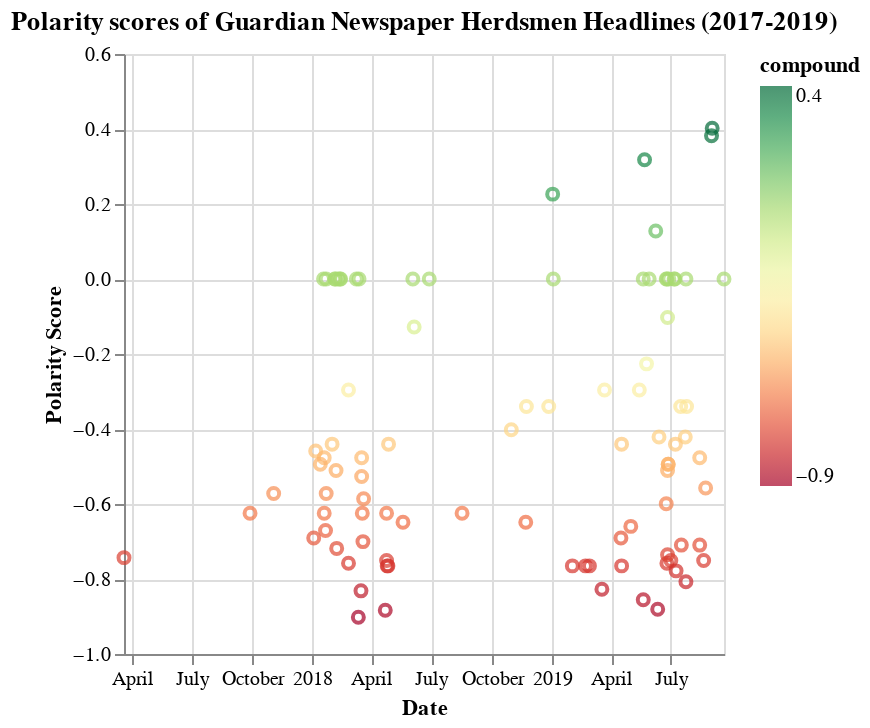

The cell this chart's notebook holds for it:
### Code cell
scatter = alt.Chart(df.sample(n=95, random_state=1)).mark_point().encode(
    alt.X("DATE OF REPORT", axis=alt.Axis(title="Date")),
    y=alt.Y('compound', axis=alt.Axis(title="Polarity Score")),
    color=alt.Color('compound:Q', scale=alt.Scale(scheme='redyellowgreen')), 
    tooltip=['HEADLINE','compound:Q', 'DATE OF REPORT']
).properties(
    title="Polarity scores of Guardian Newspaper Herdsmen Headlines (2017-2019)"
)

scatter

### Figure 1 — Vega-Lite specification as saved in the notebook (floating-point values rounded to 4 significant figures)
{"config": {"view": {"continuousWidth": 300, "continuousHeight": 300}}, "data": {"name": "data-f060541672efb8c9cf2f92bf53c99c14"}, "mark": {"type": "point"}, "encoding": {"color": {"field": "compound", "scale": {"scheme": "redyellowgreen"}, "type": "quantitative"}, "tooltip": [{"field": "HEADLINE", "type": "nominal"}, {"field": "compound", "type": "quantitative"}, {"field": "DATE OF REPORT", "type": "temporal"}], "x": {"axis": {"title": "Date"}, "field": "DATE OF REPORT", "type": "temporal"}, "y": {"axis": {"title": "Polarity Score"}, "field": "compound", "type": "quantitative"}}, "title": "Polarity scores of Guardian Newspaper Herdsmen Headlines (2017-2019)", "$schema": "https://vega.github.io/schema/vega-lite/v5.15.1.json", "datasets": {"data-f060541672efb8c9cf2f92bf53c99c14": [{"neg": 0.0, "neu": 1.0, "pos": 0.0, "compound": 0.0, "DATE OF REPORT": "2018-06-28T00:00:00", "HEADLINE": "President Buhari or herdsman Buhari?", "ID": 40, "compound_trunc": 0.0}, {"neg": 0.632, "neu": 0.368, "pos": 0.0, "compound": -0.8834, "DATE OF REPORT": "2018-04-22T00:00:00", "HEADLINE": "20 Killed, many injured, as herdsmen attack Ortom’s village", "ID": 31, "compound_trunc": -0.9}, {"neg": 0.0, "neu": 0.826, "pos": 0.174, "compound": 0.2263, "DATE OF REPORT": "2019-01-02T00:00:00", "HEADLINE": "Herdsmen burn Ortom’s 250 hectares of rice farm worth N100m", "ID": 46, "compound_trunc": 0.2}, {"neg": 0.306, "neu": 0.694, "pos": 0.0, "compound": -0.296, "DATE OF REPORT": "2019-05-14T00:00:00", "HEADLINE": "Foundation sues government over alleged plan to pay Fulani herdsmen N100b to stop kidnapping", "ID": 58, "compound_trunc": -0.3}, {"neg": 0.478, "neu": 0.522, "pos": 0.0, "compound": -0.7506, "DATE OF REPORT": "2019-07-01T00:00:00", "HEADLINE": "‘Ruga scheme for Fulani herdsmen has come to stay’", "ID": 77, "compound_trunc": -0.8}, {"neg": 0.569, "neu": 0.431, "pos": 0.0, "compound": -0.765, "DATE OF REPORT": "2019-02-21T00:00:00", "HEADLINE": "Suspected herdsmen kill 16 persons in Benue", "ID": 49, "compound_trunc": -0.8}, {"neg": 0.286, "neu": 0.714, "pos": 0.0, "compound": -0.34, "DATE OF REPORT": "2019-07-25T00:00:00", "HEADLINE": "Two women feared killed as herdsmen attack Tiv in Nasarawa, cleric urges peace in Taraba", "ID": 87, "compound_trunc": -0.3}, {"neg": 0.231, "neu": 0.769, "pos": 0.0, "compound": -0.34, "DATE OF REPORT": "2018-11-23T00:00:00", "HEADLINE": "Ekiti orders arrest of herdsmen carrying AK-47 rifles, others", "ID": 44, "compound_trunc": -0.3}, {"neg": 0.256, "neu": 0.744, "pos": 0.0, "compound": -0.4767, "DATE OF REPORT": "2019-08-14T00:00:00", "HEADLINE": "Government, police, deny herdsmen invasion in Kogi", "ID": 88, "compound_trunc": -0.5}, {"neg": 0.478, "neu": 0.522, "pos": 0.0, "compound": -0.7506, "DATE OF REPORT": "2019-08-20T00:00:00", "HEADLINE": "Southeast governors wants Buhari to delay airport closure, ban herdsmen", "ID": 90, "compound_trunc": -0.8}, {"neg": 0.377, "neu": 0.479, "pos": 0.144, "compound": -0.5994, "DATE OF REPORT": "2019-06-24T00:00:00", "HEADLINE": "Air Force denies retooling herdsmen in Enugu State", "ID": 67, "compound_trunc": -0.6}, {"neg": 0.341, "neu": 0.659, "pos": 0.0, "compound": -0.4767, "DATE OF REPORT": "2018-03-17T00:00:00", "HEADLINE": "Kogi attack: Natives square up to herdsmen ", "ID": 27, "compound_trunc": -0.5}, {"neg": 0.39, "neu": 0.61, "pos": 0.0, "compound": -0.4939, "DATE OF REPORT": "2019-06-27T00:00:00", "HEADLINE": "Outrage trails Buhari’s plan to settle Fulani herdsmen", "ID": 74, "compound_trunc": -0.5}, {"neg": 0.275, "neu": 0.725, "pos": 0.0, "compound": -0.4215, "DATE OF REPORT": "2019-07-23T00:00:00", "HEADLINE": "Ajulo denies rumoured attack by Fulani herdsmen in Ondo State", "ID": 84, "compound_trunc": -0.4}, {"neg": 0.516, "neu": 0.484, "pos": 0.0, "compound": -0.7506, "DATE OF REPORT": "2018-04-24T00:00:00", "HEADLINE": "Eighteen killed in Benue church by suspected herdsmen", "ID": 32, "compound_trunc": -0.8}, {"neg": 0.326, "neu": 0.674, "pos": 0.0, "compound": -0.4404, "DATE OF REPORT": "2019-04-17T00:00:00", "HEADLINE": "Fayemi decries bloody herdsmen-farmers clash in Ekiti", "ID": 55, "compound_trunc": -0.4}, {"neg": 0.176, "neu": 0.824, "pos": 0.0, "compound": -0.128, "DATE OF REPORT": "2018-06-05T00:00:00", "HEADLINE": "Herdsmen abduct monarch in Delta, demand N15m ransom", "ID": 39, "compound_trunc": -0.1}, {"neg": 0.0, "neu": 1.0, "pos": 0.0, "compound": 0.0, "DATE OF REPORT": "2018-01-22T00:00:00", "HEADLINE": "Who are Fulani herdsmen?", "ID": 10, "compound_trunc": 0.0}, {"neg": 0.381, "neu": 0.619, "pos": 0.0, "compound": -0.5719, "DATE OF REPORT": "2017-11-03T00:00:00", "HEADLINE": "Fulani herdsmen? Here are the grim statistics", "ID": 2, "compound_trunc": -0.6}, {"neg": 0.0, "neu": 1.0, "pos": 0.0, "compound": 0.0, "DATE OF REPORT": "2018-06-03T00:00:00", "HEADLINE": "‘Boko Haram, herdsmen depleting christian population’", "ID": 38, "compound_trunc": 0.0}, {"neg": 0.343, "neu": 0.657, "pos": 0.0, "compound": -0.6908, "DATE OF REPORT": "2019-04-16T00:00:00", "HEADLINE": "Herdsmen kill 25 persons, injure 21 in Nasarawa, Anambra, Ekiti", "ID": 53, "compound_trunc": -0.7}, {"neg": 0.32, "neu": 0.68, "pos": 0.0, "compound": -0.5106, "DATE OF REPORT": "2019-06-26T00:00:00", "HEADLINE": "Fulani leader warns herdsmen against plan to form vigilante in South East", "ID": 73, "compound_trunc": -0.5}, {"neg": 0.0, "neu": 1.0, "pos": 0.0, "compound": 0.0, "DATE OF REPORT": "2018-02-13T00:00:00", "HEADLINE": "Workers flee as herdsmen storm Akure council secretariat", "ID": 19, "compound_trunc": 0.0}, {"neg": 0.424, "neu": 0.576, "pos": 0.0, "compound": -0.7096, "DATE OF REPORT": "2019-08-14T00:00:00", "HEADLINE": "Kogi Government debunks allegation of herdsmen attack at motor park", "ID": 89, "compound_trunc": -0.7}, {"neg": 0.0, "neu": 1.0, "pos": 0.0, "compound": 0.0, "DATE OF REPORT": "2019-09-20T00:00:00", "HEADLINE": "CBN to support nomadic herdsmen livestock production", "ID": 94, "compound_trunc": 0.0}, {"neg": 0.485, "neu": 0.515, "pos": 0.0, "compound": -0.765, "DATE OF REPORT": "2018-04-26T00:00:00", "HEADLINE": "Again, suspected herdsmen kill seven Tiv farmers in Nasarawa", "ID": 35, "compound_trunc": -0.8}, {"neg": 0.406, "neu": 0.594, "pos": 0.0, "compound": -0.6249, "DATE OF REPORT": "2018-04-24T00:00:00", "HEADLINE": "Herdsmen/farmers crisis: ECOWAS set to review regulations", "ID": 33, "compound_trunc": -0.6}, {"neg": 0.569, "neu": 0.431, "pos": 0.0, "compound": -0.765, "DATE OF REPORT": "2019-02-01T00:00:00", "HEADLINE": "Herdsmen attack Delta community, kills police officer", "ID": 48, "compound_trunc": -0.8}, {"neg": 0.448, "neu": 0.552, "pos": 0.0, "compound": -0.7579, "DATE OF REPORT": "2019-06-25T00:00:00", "HEADLINE": "FG sets up farm settlements for herdsmen", "ID": 70, "compound_trunc": -0.8}, {"neg": 0.286, "neu": 0.714, "pos": 0.0, "compound": -0.4215, "DATE OF REPORT": "2019-06-13T00:00:00", "HEADLINE": "Suspected herdsmen rob commuters, kill civil servant on Ife-Ibadan highway", "ID": 66, "compound_trunc": -0.4}, {"neg": 0.423, "neu": 0.577, "pos": 0.0, "compound": -0.765, "DATE OF REPORT": "2019-04-17T00:00:00", "HEADLINE": "16 people kill by suspected herdsmen in Nasarawa get mass burial", "ID": 54, "compound_trunc": -0.8}, {"neg": 0.293, "neu": 0.707, "pos": 0.0, "compound": -0.4404, "DATE OF REPORT": "2018-04-27T00:00:00", "HEADLINE": "NEC bans open grazing as herdsmen attacks persist", "ID": 36, "compound_trunc": -0.4}, {"neg": 0.324, "neu": 0.676, "pos": 0.0, "compound": -0.34, "DATE OF REPORT": "2018-12-27T00:00:00", "HEADLINE": "The ominous silence of Fulani herdsmen", "ID": 45, "compound_trunc": -0.3}, {"neg": 0.29, "neu": 0.494, "pos": 0.216, "compound": -0.296, "DATE OF REPORT": "2019-03-22T00:00:00", "HEADLINE": "Gunmen kill lecturer in Enugu after farmers, herders peace meeting", "ID": 52, "compound_trunc": -0.3}, {"neg": 0.581, "neu": 0.419, "pos": 0.0, "compound": -0.9022, "DATE OF REPORT": "2018-03-12T00:00:00", "HEADLINE": "‘Stop deliberation on hate speech bill until herdsmen attacks, killings end’", "ID": 23, "compound_trunc": -0.9}, {"neg": 0.524, "neu": 0.476, "pos": 0.0, "compound": -0.765, "DATE OF REPORT": "2018-04-25T00:00:00", "HEADLINE": "Suspected herdsmen kill two Catholic priests, 17 others", "ID": 34, "compound_trunc": -0.8}, {"neg": 0.493, "neu": 0.507, "pos": 0.0, "compound": -0.7783, "DATE OF REPORT": "2019-07-09T00:00:00", "HEADLINE": "Vigilance group arrests three herdsmen for alleged kidnapping in Ondo", "ID": 81, "compound_trunc": -0.8}, {"neg": 0.306, "neu": 0.694, "pos": 0.0, "compound": -0.6597, "DATE OF REPORT": "2019-05-01T00:00:00", "HEADLINE": "Buhari, IGP, urged to act on Fulani herdsmen killing in Delta", "ID": 56, "compound_trunc": -0.7}, {"neg": 0.0, "neu": 0.755, "pos": 0.245, "compound": 0.3818, "DATE OF REPORT": "2019-09-01T00:00:00", "HEADLINE": "We have placed ban on herdsmen movement, say Southeast governors", "ID": 92, "compound_trunc": 0.4}, {"neg": 0.415, "neu": 0.377, "pos": 0.208, "compound": -0.5106, "DATE OF REPORT": "2018-02-06T00:00:00", "HEADLINE": "Benue government loses confidence in FG over killer herdsmen", "ID": 15, "compound_trunc": -0.5}, {"neg": 0.0, "neu": 1.0, "pos": 0.0, "compound": 0.0, "DATE OF REPORT": "2019-07-06T00:00:00", "HEADLINE": "Northern elders worry over alleged harassment of Fulani herdsmen", "ID": 78, "compound_trunc": 0.0}, {"neg": 0.369, "neu": 0.631, "pos": 0.0, "compound": -0.6249, "DATE OF REPORT": "2018-08-17T00:00:00", "HEADLINE": "Ecologist’s perspective on herdsmen and farmers crisis – Part 2", "ID": 41, "compound_trunc": -0.6}, {"neg": 0.427, "neu": 0.435, "pos": 0.138, "compound": -0.8074, "DATE OF REPORT": "2019-07-24T00:00:00", "HEADLINE": "Bandits and herdsmen’s mystery", "ID": 86, "compound_trunc": -0.8}, {"neg": 0.362, "neu": 0.638, "pos": 0.0, "compound": -0.5267, "DATE OF REPORT": "2018-03-17T00:00:00", "HEADLINE": "Herdsmen/farmers’ clash as threat to food production", "ID": 26, "compound_trunc": -0.5}, {"neg": 0.0, "neu": 0.69, "pos": 0.31, "compound": 0.4019, "DATE OF REPORT": "2019-09-02T00:00:00", "HEADLINE": "Bauchi NSCDC deploys Agro Rangers to protect farmers, herdsmen", "ID": 93, "compound_trunc": 0.4}, {"neg": 0.417, "neu": 0.583, "pos": 0.0, "compound": -0.6486, "DATE OF REPORT": "2018-11-22T00:00:00", "HEADLINE": "Farmer-herdsmen clash leaves 10 dead in Katsina", "ID": 43, "compound_trunc": -0.6}, {"neg": 0.433, "neu": 0.567, "pos": 0.0, "compound": -0.8555, "DATE OF REPORT": "2019-05-20T00:00:00", "HEADLINE": "No herdsmen invasion in Enugu – Police", "ID": 59, "compound_trunc": -0.9}, {"neg": 0.375, "neu": 0.625, "pos": 0.0, "compound": -0.4588, "DATE OF REPORT": "2018-01-06T00:00:00", "HEADLINE": "Why we attacked Benue communities – Herdsmen", "ID": 4, "compound_trunc": -0.5}, {"neg": 0.593, "neu": 0.407, "pos": 0.0, "compound": -0.8807, "DATE OF REPORT": "2019-06-11T00:00:00", "HEADLINE": "Herdsmen abduct mother, stepson for N10m ransom, Akeredolu escapes kidnap attempt", "ID": 65, "compound_trunc": -0.9}, {"neg": 0.257, "neu": 0.571, "pos": 0.171, "compound": -0.296, "DATE OF REPORT": "2018-02-25T00:00:00", "HEADLINE": "Oba Of Benin convenes security meeting on herdsmen, illegal migration", "ID": 21, "compound_trunc": -0.3}, {"neg": 0.255, "neu": 0.745, "pos": 0.0, "compound": -0.34, "DATE OF REPORT": "2019-07-16T00:00:00", "HEADLINE": "Police arrest three herdsmen for killing farmer in Ogun", "ID": 82, "compound_trunc": -0.3}, {"neg": 0.485, "neu": 0.515, "pos": 0.0, "compound": -0.6908, "DATE OF REPORT": "2018-01-03T00:00:00", "HEADLINE": "Herdsmen kill 50 in Benue communities", "ID": 3, "compound_trunc": -0.7}, {"neg": 0.0, "neu": 1.0, "pos": 0.0, "compound": 0.0, "DATE OF REPORT": "2019-06-25T00:00:00", "HEADLINE": "FG sets up farm settlements for herdsmen", "ID": 69, "compound_trunc": 0.0}, {"neg": 0.534, "neu": 0.259, "pos": 0.207, "compound": -0.5859, "DATE OF REPORT": "2018-03-20T00:00:00", "HEADLINE": "Herdsmen Attacks: A national security failure – Part 2", "ID": 30, "compound_trunc": -0.6}, {"neg": 0.174, "neu": 0.826, "pos": 0.0, "compound": -0.2263, "DATE OF REPORT": "2019-05-25T00:00:00", "HEADLINE": "Tor Tiv proffers solution to farmers/herdsmen clash", "ID": 62, "compound_trunc": -0.2}, {"neg": 0.213, "neu": 0.787, "pos": 0.0, "compound": -0.4019, "DATE OF REPORT": "2018-10-31T00:00:00", "HEADLINE": "Taraba farmers lose over 750 hectares of rice farm to herdsmen", "ID": 42, "compound_trunc": -0.4}, {"neg": 0.0, "neu": 1.0, "pos": 0.0, "compound": 0.0, "DATE OF REPORT": "2019-01-03T00:00:00", "HEADLINE": "Kidnapped Catholic priests recount ordeal with armed herdsmen", "ID": 47, "compound_trunc": 0.0}, {"neg": 0.562, "neu": 0.438, "pos": 0.0, "compound": -0.8271, "DATE OF REPORT": "2019-03-18T00:00:00", "HEADLINE": "MASSOB condemns post-election killing of Christians by herdsmen", "ID": 51, "compound_trunc": -0.8}, {"neg": 0.424, "neu": 0.576, "pos": 0.0, "compound": -0.7096, "DATE OF REPORT": "2019-07-17T00:00:00", "HEADLINE": "Imo police confirm arrest of herdsman with arms", "ID": 83, "compound_trunc": -0.7}, {"neg": 0.0, "neu": 1.0, "pos": 0.0, "compound": 0.0, "DATE OF REPORT": "2018-03-13T00:00:00", "HEADLINE": "Herdsmen surrender 30 guns to police in Niger", "ID": 24, "compound_trunc": 0.0}, {"neg": 0.437, "neu": 0.563, "pos": 0.0, "compound": -0.4767, "DATE OF REPORT": "2018-01-19T00:00:00", "HEADLINE": "Herdsmen attack and a reformed police", "ID": 8, "compound_trunc": -0.5}, {"neg": 0.0, "neu": 1.0, "pos": 0.0, "compound": 0.0, "DATE OF REPORT": "2018-02-09T00:00:00", "HEADLINE": "Mixed reactions trail Buhari’s directive on armed herdsmen", "ID": 17, "compound_trunc": 0.0}, {"neg": 0.0, "neu": 1.0, "pos": 0.0, "compound": 0.0, "DATE OF REPORT": "2019-05-20T00:00:00", "HEADLINE": "Ethnic nationalities vow to set up militia against killer herdsmen, Boko Haram terrorists", "ID": 60, "compound_trunc": 0.0}, {"neg": 0.441, "neu": 0.559, "pos": 0.0, "compound": -0.743, "DATE OF REPORT": "2017-03-20T00:00:00", "HEADLINE": "Tension as Fulani herdsman murders farmer in Oyo over cattle", "ID": 0, "compound_trunc": -0.7}, {"neg": 0.0, "neu": 1.0, "pos": 0.0, "compound": 0.0, "DATE OF REPORT": "2019-07-24T00:00:00", "HEADLINE": "Northern elders insist on herdsmen return to north, accuses FG of bias", "ID": 85, "compound_trunc": 0.0}, {"neg": 0.231, "neu": 0.769, "pos": 0.0, "compound": -0.3818, "DATE OF REPORT": "", "HEADLINE": null, "ID": 57, "compound_trunc": -0.4}, {"neg": 0.0, "neu": 1.0, "pos": 0.0, "compound": 0.0, "DATE OF REPORT": "2018-03-09T00:00:00", "HEADLINE": "Herdsmen clashes", "ID": 22, "compound_trunc": 0.0}, {"neg": 0.0, "neu": 0.723, "pos": 0.277, "compound": 0.3182, "DATE OF REPORT": "2019-05-22T00:00:00", "HEADLINE": "Don’t speak for Boko Haram, herdsmen, Afenifere tells FG", "ID": 61, "compound_trunc": 0.3}, {"neg": 0.0, "neu": 1.0, "pos": 0.0, "compound": 0.0, "DATE OF REPORT": "2019-05-29T00:00:00", "HEADLINE": "Family of six wiped out in Plateau by suspected herdsmen", "ID": 63, "compound_trunc": 0.0}, {"neg": 0.451, "neu": 0.549, "pos": 0.0, "compound": -0.6249, "DATE OF REPORT": "2018-01-19T00:00:00", "HEADLINE": "Herdsmen: Way out of the crisis", "ID": 7, "compound_trunc": -0.6}, {"neg": 0.286, "neu": 0.714, "pos": 0.0, "compound": -0.5574, "DATE OF REPORT": "2019-08-23T00:00:00", "HEADLINE": "Youths protest against herdsmen’s killing of woman in Enugu", "ID": 91, "compound_trunc": -0.6}, {"neg": 0.0, "neu": 1.0, "pos": 0.0, "compound": 0.0, "DATE OF REPORT": "2018-02-04T00:00:00", "HEADLINE": "Akinola: See a link between Fulani herdsmen and Boko Haram", "ID": 13, "compound_trunc": 0.0}, {"neg": 0.0, "neu": 1.0, "pos": 0.0, "compound": 0.0, "DATE OF REPORT": "2019-06-24T00:00:00", "HEADLINE": "Taraba officials, women accuse security agents of shielding herdsmen over killings", "ID": 68, "compound_trunc": 0.0}, {"neg": 0.244, "neu": 0.756, "pos": 0.0, "compound": -0.4404, "DATE OF REPORT": "2019-07-08T00:00:00", "HEADLINE": "Igala deplore activities of herdsmen in Kogi", "ID": 80, "compound_trunc": -0.4}, {"neg": 0.0, "neu": 1.0, "pos": 0.0, "compound": 0.0, "DATE OF REPORT": "2018-02-05T00:00:00", "HEADLINE": "The Fulani herdsmen militia siege", "ID": 14, "compound_trunc": 0.0}, {"neg": 0.463, "neu": 0.366, "pos": 0.171, "compound": -0.7003, "DATE OF REPORT": "2018-03-19T00:00:00", "HEADLINE": "United Nations urged to declare herdsmen attacks terrorist acts", "ID": 29, "compound_trunc": -0.7}, {"neg": 0.431, "neu": 0.438, "pos": 0.131, "compound": -0.6249, "DATE OF REPORT": "2018-03-18T00:00:00", "HEADLINE": "Herdsmen attack: Bello denies playing politics with human lives ", "ID": 28, "compound_trunc": -0.6}, {"neg": 0.425, "neu": 0.575, "pos": 0.0, "compound": -0.5719, "DATE OF REPORT": "2018-01-22T00:00:00", "HEADLINE": "I believe herdsmen hate me, says Falae", "ID": 11, "compound_trunc": -0.6}, {"neg": 0.0, "neu": 1.0, "pos": 0.0, "compound": 0.0, "DATE OF REPORT": "2018-02-12T00:00:00", "HEADLINE": "Restructuring and the herdsmen question", "ID": 18, "compound_trunc": 0.0}, {"neg": 0.52, "neu": 0.48, "pos": 0.0, "compound": -0.7579, "DATE OF REPORT": "2018-02-25T00:00:00", "HEADLINE": "Herdsmen killings: British government responds to London protest", "ID": 20, "compound_trunc": -0.8}, {"neg": 0.485, "neu": 0.515, "pos": 0.0, "compound": -0.765, "DATE OF REPORT": "2019-02-27T00:00:00", "HEADLINE": "Suspected Fulani herdsmen, others kill 32 in Kaduna, Sokoto", "ID": 50, "compound_trunc": -0.8}, {"neg": 0.565, "neu": 0.435, "pos": 0.0, "compound": -0.8316, "DATE OF REPORT": "2018-03-16T00:00:00", "HEADLINE": "Fulani herdsmen kill 32 in Kogi State attack", "ID": 25, "compound_trunc": -0.8}, {"neg": 0.0, "neu": 1.0, "pos": 0.0, "compound": 0.0, "DATE OF REPORT": "2018-01-18T00:00:00", "HEADLINE": "Buhari and the herdsmen’s endgame", "ID": 6, "compound_trunc": 0.0}, {"neg": 0.437, "neu": 0.563, "pos": 0.0, "compound": -0.7351, "DATE OF REPORT": "2019-06-26T00:00:00", "HEADLINE": "Indigenes protest against killings by herdsmen, ransack forest in Edo", "ID": 71, "compound_trunc": -0.7}, {"neg": 0.0, "neu": 1.0, "pos": 0.0, "compound": 0.0, "DATE OF REPORT": "2019-06-28T00:00:00", "HEADLINE": "PANDEF rejects settlements for herdsmen in Niger Delta", "ID": 76, "compound_trunc": 0.0}, {"neg": 0.291, "neu": 0.709, "pos": 0.0, "compound": -0.6249, "DATE OF REPORT": "2017-09-28T00:00:00", "HEADLINE": "Why Nigeria did not declare Fulani herdsmen as terrorists – Lai Mohammed", "ID": 1, "compound_trunc": -0.6}, {"neg": 0.462, "neu": 0.538, "pos": 0.0, "compound": -0.7184, "DATE OF REPORT": "2018-02-07T00:00:00", "HEADLINE": "Buhari orders arrest, trial of herdsmen with illegal arms", "ID": 16, "compound_trunc": -0.7}, {"neg": 0.0, "neu": 0.87, "pos": 0.13, "compound": 0.128, "DATE OF REPORT": "2019-06-08T00:00:00", "HEADLINE": "‘Buhari should focus on herdsmen, Boko Haram, not on Nigerians with legitimate firearms’", "ID": 64, "compound_trunc": 0.1}, {"neg": 0.0, "neu": 1.0, "pos": 0.0, "compound": 0.0, "DATE OF REPORT": "2019-07-07T00:00:00", "HEADLINE": "Arewa leaders task FG on measures to ameliorate plight of Fulani Herdsmen", "ID": 79, "compound_trunc": 0.0}, {"neg": 0.262, "neu": 0.738, "pos": 0.0, "compound": -0.4939, "DATE OF REPORT": "2018-01-13T00:00:00", "HEADLINE": "Ikpeazu rejects cattle colony plan for herdsmen in Abia State", "ID": 5, "compound_trunc": -0.5}, {"neg": 0.314, "neu": 0.686, "pos": 0.0, "compound": -0.4939, "DATE OF REPORT": "2019-06-27T00:00:00", "HEADLINE": "Imo Assembly decries menace of herdsmen", "ID": 75, "compound_trunc": -0.5}, {"neg": 0.36, "neu": 0.64, "pos": 0.0, "compound": -0.6705, "DATE OF REPORT": "2018-01-21T00:00:00", "HEADLINE": "Buhari partisan over herdsmen killings, say South East leaders", "ID": 9, "compound_trunc": -0.7}, {"neg": 0.113, "neu": 0.887, "pos": 0.0, "compound": -0.1027, "DATE OF REPORT": "2019-06-26T00:00:00", "HEADLINE": "‘Access to education, reduced poverty will end herdsmen’s attacks, banditry’", "ID": 72, "compound_trunc": -0.1}, {"neg": 0.293, "neu": 0.707, "pos": 0.0, "compound": -0.4404, "DATE OF REPORT": "2018-01-31T00:00:00", "HEADLINE": "Herdsmen attacks a ploy for ethnic cleansing, Afenifere alleges", "ID": 12, "compound_trunc": -0.4}, {"neg": 0.281, "neu": 0.719, "pos": 0.0, "compound": -0.6486, "DATE OF REPORT": "2018-05-19T00:00:00", "HEADLINE": "‘Operation whirl stroke’ to hit militia herdsmen, killer groups in four states", "ID": 37, "compound_trunc": -0.6}]}}
